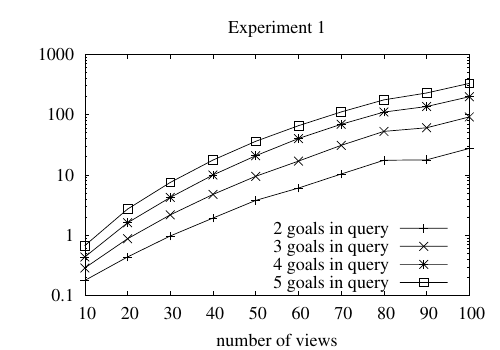

Write gnuplot code to recreate this figure.
set terminal postscript eps enhanced "Times-Roman" 26
set output "plot1a.eps"
set key bottom
set title "Experiment 1"
set xlabel "number of views"
set logscale y
plot 'exp1.tiempos.obj=2' using 1:3 with lp lw 2 lt 1 ps 2 title "2 goals in query", \
     'exp1.tiempos.obj=3' using 1:3 with lp lw 2 lt 1 ps 2 title "3 goals in query", \
     'exp1.tiempos.obj=4' using 1:3 with lp lw 2 lt 1 ps 2 title "4 goals in query", \
     'exp1.tiempos.obj=5' using 1:3 with lp lw 2 lt 1 ps 2 title "5 goals in query"


